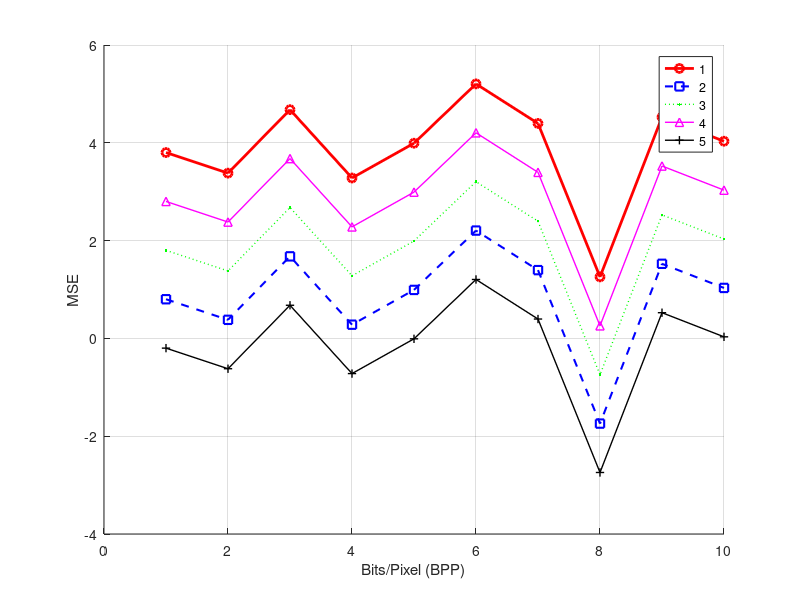

Reproduce this figure in MATLAB.
% ENSC180 Lab 2-Q2:
% Using vector operations to speed up the code.
% Fiona Jin, 301612323, fja20@sfu.ca 1/23/25


X = 1:10;

Y = randn(1, 10);

for i = 2:5
    Y(i, :) = Y(i-1, :) + 1;  % Add 1 to the previous row
end
disp(Y);

figure;
hold on;

plot(X, Y(5, :), 'r-o', 'LineWidth', 2); 
plot(X, Y(2, :), 'b--s', 'LineWidth', 1.5);  
plot(X, Y(3, :), 'g:.', 'LineWidth', 1);  
plot(X, Y(4, :), 'm-^', 'LineWidth', 1);    
plot(X, Y(1, :), 'k-+', 'LineWidth', 1);

xlabel('Bits/Pixel (BPP)');
ylabel('MSE');

grid on;

legend({'1', '2', '3', '4', '5'}, 'Location', 'best');

hold off;
